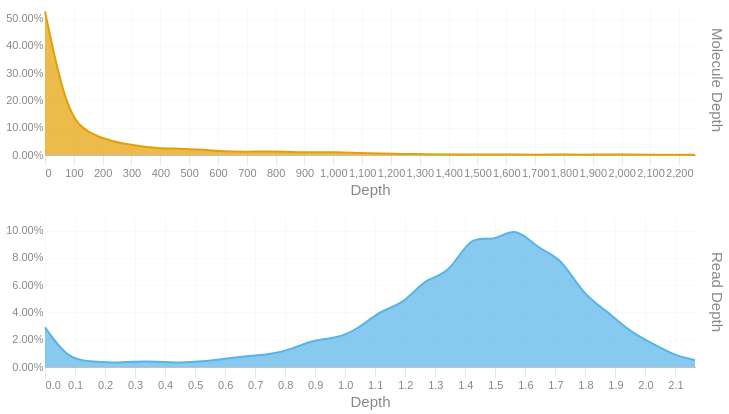

The cell this chart's notebook holds for it:
### Code cell
readdep = depth_hist(tb['Read Depth'], q99, 3)
readdep = readdep.with_columns(pl.lit('Read Depth').alias('Metric'))
if not SKIPLR:
    moldep = depth_hist(tb['Molecule Depth'], mol_q99, 1)
    moldep = moldep.with_columns(pl.lit('Molecule Depth').alias('Metric'))
    _hist = pl.concat([readdep, moldep])
    _hist = _hist.filter(pl.col('Proportion') != 0)
    with SafeRender(_hist):
        (
            alt.Chart(_hist)        
            .mark_area(interpolate = "basis")
            .encode(
                x=alt.X('Bin:Q').scale(domainMin=0).axis(alt.Axis(title='Depth')),
                y = alt.Y('Proportion:Q', title = None).axis(format = '.2%'),
                color = alt.Color('Metric:N').legend(None),
                row = alt.Row("Metric:N").header(title = None, labelOrient = 'right'),
                tooltip = [
                    alt.Tooltip("Metric:N", title = "Metric"),
                    alt.Tooltip('Interval:N', title = "Depth Interval"),
                    alt.Tooltip('Proportion:Q', title = "% Alignments").format('.2%')
                ]
            )
            .resolve_scale(x='independent', y='independent')
            .properties(
                height = 150, width = 650,
                usermeta={'embedOptions': {'downloadFileName': f'{samplename}.depth.hist'}}
            )
        ).display()
else:
    readdep = readdep.filter(pl.col('Proportion') != 0)
    with SafeRender(readdep):
        (
            alt.Chart(readdep)        
            .mark_area(interpolate = "basis")
            .encode(
                x=alt.X('Bin:Q').scale(domainMin=0).axis(alt.Axis(title='Depth')),
                y = alt.Y('Proportion:Q', title = None).axis(format = '.2%'),
                tooltip = [
                    alt.Tooltip('Interval:N', title = "Depth Interval"),
                    alt.Tooltip('Proportion:Q', title = "% Alignments").format('.2%')
                ]
            )
            .properties(
                usermeta={'embedOptions': {'downloadFileName': f'{samplename}.depth.hist'}}
            )
        ).display()

### Figure 1 — Vega-Lite specification as saved in the notebook (floating-point values rounded to 4 significant figures)
{"width": 650, "height": 150, "config": {"title": {"anchor": "start", "dy": -15, "fontSize": 18, "color": "#888888", "subtitleColor": "#888888", "subtitleFontSize": 14}, "arc": {"fill": "#0072B2"}, "axis": {"domainColor": "#888888", "domainWidth": 0.5, "gridWidth": 0.2, "grid": false, "titleFontWeight": 400, "titleFontSize": 15, "labelFontSize": 11, "labelColor": "#888888", "tickColor": "#888888", "tickWidth": 0.2, "titleColor": "#888888"}, "axisBand": {"grid": false}, "axisX": {"grid": true, "tickSize": 10, "domainCap": "round"}, "axisY": {"domain": false, "grid": true, "tickSize": 0, "domainCap": "round"}, "background": "transparent", "header": {"labelFontSize": 15, "labelColor": "#888888", "titleFontSize": 15, "titleFontWeight": 600, "titleColor": "#888888"}, "legend": {"labelFont": "sans-serif", "labelFontSize": 12, "labelColor": "#888888", "symbolSize": 100, "symbolType": "circle", "titleFontSize": 12, "titlePadding": 10, "titleColor": "#888888", "title": null}, "range": {"category": ["#E69F00", "#56B4E9", "#009E73", "#F0E442", "#0072B2", "#D55E00", "#CC79A7", "#000000"], "diverging": ["#cfe8f3", "#a2d4ec", "#73bfe2", "#46abdb", "#1696d2", "#12719e"]}, "area": {"fill": "#0072B2", "fillOpacity": 0.7, "line": true, "strokeOpacity": 0.7}, "line": {"color": "#0072B2", "stroke": "#0072B2", "strokeWidth": 2}, "trail": {"color": "#0072B2", "stroke": "#0072B2", "strokeWidth": 0, "size": 1}, "point": {"filled": true, "fillOpacity": 1.0, "size": 95}, "text": {"color": "#888888", "fontSize": 11, "align": "right", "fontWeight": 400, "size": 11}, "bar": {"fill": "#0072B2", "stroke": null}, "view": {"stroke": null, "continuousWidth": 660, "continuousHeight": 400}}, "data": {"name": "data-6e83412ffa459e414f793b38b313b8af"}, "mark": {"type": "area", "interpolate": "basis"}, "encoding": {"color": {"field": "Metric", "legend": null, "type": "nominal"}, "row": {"field": "Metric", "header": {"title": null, "labelOrient": "right"}, "type": "nominal"}, "tooltip": [{"field": "Metric", "title": "Metric", "type": "nominal"}, {"field": "Interval", "title": "Depth Interval", "type": "nominal"}, {"field": "Proportion", "format": ".2%", "title": "% Alignments", "type": "quantitative"}], "x": {"axis": {"title": "Depth"}, "field": "Bin", "scale": {"domainMin": 0}, "type": "quantitative"}, "y": {"axis": {"format": ".2%"}, "field": "Proportion", "title": null, "type": "quantitative"}}, "resolve": {"scale": {"x": "independent", "y": "independent"}}, "usermeta": {"embedOptions": {"downloadFileName": "S1_Annapolis_16.depth.hist"}}, "$schema": "https://vega.github.io/schema/vega-lite/v6.1.0.json", "datasets": {"data-6e83412ffa459e414f793b38b313b8af": [{"Bin": 0.0, "Interval": "0.0-0.075", "Proportion": 0.029, "Metric": "Read Depth"}, {"Bin": 0.075, "Interval": "0.075-0.149", "Proportion": 0.006, "Metric": "Read Depth"}, {"Bin": 0.149, "Interval": "0.149-0.224", "Proportion": 0.004, "Metric": "Read Depth"}, {"Bin": 0.224, "Interval": "0.224-0.299", "Proportion": 0.003, "Metric": "Read Depth"}, {"Bin": 0.299, "Interval": "0.299-0.373", "Proportion": 0.004, "Metric": "Read Depth"}, {"Bin": 0.373, "Interval": "0.373-0.448", "Proportion": 0.004, "Metric": "Read Depth"}, {"Bin": 0.448, "Interval": "0.448-0.523", "Proportion": 0.003, "Metric": "Read Depth"}, {"Bin": 0.523, "Interval": "0.523-0.597", "Proportion": 0.004, "Metric": "Read Depth"}, {"Bin": 0.597, "Interval": "0.597-0.672", "Proportion": 0.006, "Metric": "Read Depth"}, {"Bin": 0.672, "Interval": "0.672-0.747", "Proportion": 0.008, "Metric": "Read Depth"}, {"Bin": 0.747, "Interval": "0.747-0.821", "Proportion": 0.009, "Metric": "Read Depth"}, {"Bin": 0.821, "Interval": "0.821-0.896", "Proportion": 0.013, "Metric": "Read Depth"}, {"Bin": 0.896, "Interval": "0.896-0.971", "Proportion": 0.02, "Metric": "Read Depth"}, {"Bin": 0.971, "Interval": "0.971-1.045", "Proportion": 0.021, "Metric": "Read Depth"}, {"Bin": 1.045, "Interval": "1.045-1.12", "Proportion": 0.028, "Metric": "Read Depth"}, {"Bin": 1.12, "Interval": "1.12-1.195", "Proportion": 0.042, "Metric": "Read Depth"}, {"Bin": 1.195, "Interval": "1.195-1.269", "Proportion": 0.046, "Metric": "Read Depth"}, {"Bin": 1.269, "Interval": "1.269-1.344", "Proportion": 0.066, "Metric": "Read Depth"}, {"Bin": 1.344, "Interval": "1.344-1.419", "Proportion": 0.067, "Metric": "Read Depth"}, {"Bin": 1.419, "Interval": "1.419-1.493", "Proportion": 0.098, "Metric": "Read Depth"}, {"Bin": 1.493, "Interval": "1.493-1.568", "Proportion": 0.091, "Metric": "Read Depth"}, {"Bin": 1.568, "Interval": "1.568-1.643", "Proportion": 0.104, "Metric": "Read Depth"}, {"Bin": 1.643, "Interval": "1.643-1.717", "Proportion": 0.086, "Metric": "Read Depth"}, {"Bin": 1.717, "Interval": "1.717-1.792", "Proportion": 0.081, "Metric": "Read Depth"}, {"Bin": 1.792, "Interval": "1.792-1.867", "Proportion": 0.053, "Metric": "Read Depth"}, {"Bin": 1.867, "Interval": "1.867-1.941", "Proportion": 0.042, "Metric": "Read Depth"}, {"Bin": 1.941, "Interval": "1.941-2.016", "Proportion": 0.027, "Metric": "Read Depth"}, {"Bin": 2.016, "Interval": "2.016-2.091", "Proportion": 0.018, "Metric": "Read Depth"}, {"Bin": 2.091, "Interval": "2.091-2.165", "Proportion": 0.009, "Metric": "Read Depth"}, {"Bin": 2.165, "Interval": "2.165-2.24", "Proportion": 0.005, "Metric": "Read Depth"}, {"Bin": 0.0, "Interval": "0.0-77.7", "Proportion": 0.526, "Metric": "Molecule Depth"}, {"Bin": 77.7, "Interval": "77.7-155.5", "Proportion": 0.138, "Metric": "Molecule Depth"}, {"Bin": 155.5, "Interval": "155.5-233.2", "Proportion": 0.078, "Metric": "Molecule Depth"}, {"Bin": 233.2, "Interval": "233.2-311.0", "Proportion": 0.049, "Metric": "Molecule Depth"}, {"Bin": 311.0, "Interval": "311.0-388.7", "Proportion": 0.035, "Metric": "Molecule Depth"}, {"Bin": 388.7, "Interval": "388.7-466.4", "Proportion": 0.024, "Metric": "Molecule Depth"}, {"Bin": 466.4, "Interval": "466.4-544.2", "Proportion": 0.024, "Metric": "Molecule Depth"}, {"Bin": 544.2, "Interval": "544.2-621.9", "Proportion": 0.019, "Metric": "Molecule Depth"}, {"Bin": 621.9, "Interval": "621.9-699.6", "Proportion": 0.013, "Metric": "Molecule Depth"}, {"Bin": 699.6, "Interval": "699.6-777.4", "Proportion": 0.012, "Metric": "Molecule Depth"}, {"Bin": 777.4, "Interval": "777.4-855.1", "Proportion": 0.013, "Metric": "Molecule Depth"}, {"Bin": 855.1, "Interval": "855.1-932.9", "Proportion": 0.011, "Metric": "Molecule Depth"}, {"Bin": 932.9, "Interval": "932.9-1010.6", "Proportion": 0.009, "Metric": "Molecule Depth"}, {"Bin": 1011.0, "Interval": "1010.6-1088.3", "Proportion": 0.011, "Metric": "Molecule Depth"}, {"Bin": 1088.0, "Interval": "1088.3-1166.1", "Proportion": 0.007, "Metric": "Molecule Depth"}, {"Bin": 1166.0, "Interval": "1166.1-1243.8", "Proportion": 0.005, "Metric": "Molecule Depth"}, {"Bin": 1244.0, "Interval": "1243.8-1321.6", "Proportion": 0.004, "Metric": "Molecule Depth"}, {"Bin": 1322.0, "Interval": "1321.6-1399.3", "Proportion": 0.003, "Metric": "Molecule Depth"}, {"Bin": 1399.0, "Interval": "1399.3-1477.0", "Proportion": 0.002, "Metric": "Molecule Depth"}, {"Bin": 1477.0, "Interval": "1477.0-1554.8", "Proportion": 0.002, "Metric": "Molecule Depth"}, {"Bin": 1555.0, "Interval": "1554.8-1632.5", "Proportion": 0.002, "Metric": "Molecule Depth"}, {"Bin": 1632.0, "Interval": "1632.5-1710.2", "Proportion": 0.002, "Metric": "Molecule Depth"}, {"Bin": 1710.0, "Interval": "1710.2-1788.0", "Proportion": 0.001, "Metric": "Molecule Depth"}, {"Bin": 1788.0, "Interval": "1788.0-1865.7", "Proportion": 0.002, "Metric": "Molecule Depth"}, {"Bin": 1866.0, "Interval": "1865.7-1943.5", "Proportion": 0.001, "Metric": "Molecule Depth"}, {"Bin": 1944.0, "Interval": "1943.5-2021.2", "Proportion": 0.002, "Metric": "Molecule Depth"}, {"Bin": 2021.0, "Interval": "2021.2-2098.9", "Proportion": 0.002, "Metric": "Molecule Depth"}, {"Bin": 2099.0, "Interval": "2098.9-2176.7", "Proportion": 0.001, "Metric": "Molecule Depth"}, {"Bin": 2177.0, "Interval": "2176.7-2254.4", "Proportion": 0.001, "Metric": "Molecule Depth"}, {"Bin": 2254.0, "Interval": "2254.4-2332.15", "Proportion": 0.001, "Metric": "Molecule Depth"}]}}
